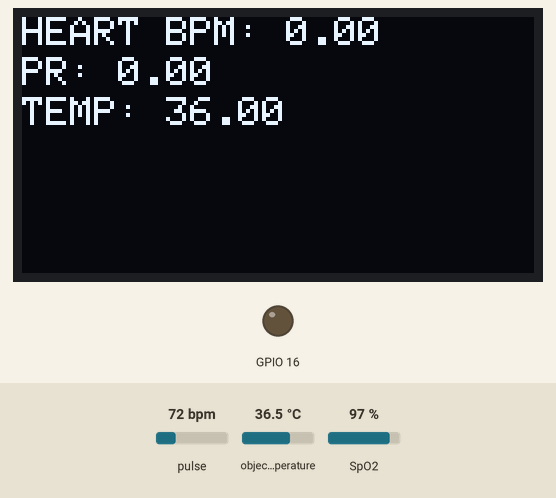
Bench run of a sketch on a simulated ESP8266 (NodeMCU). On the bench: 128×64 one-colour display, output pins drawn as LEDs (lit = HIGH). Inputs (shaded band) come from the test bench; at power-on: pulse 72 bpm, object temperature 36.5 °C, SpO2 97 %. WiFi joins after 1.5 s; servers stay silent unless stated; the display library's start-up logo is not drawn; what the sketch prints to the serial monitor is not drawn.

Above: at 5.3 s.
5.4 s: pulse set to 42 bpm
At 8.4 s:
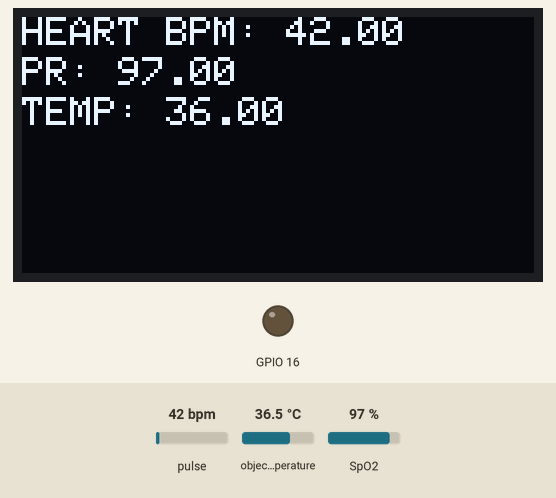
8.7 s: object temperature set to 20 °C
At 10.0 s:
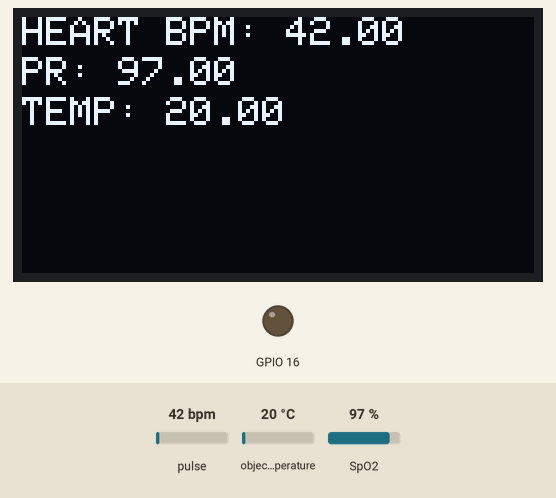
10.8 s: SpO2 set to 80 %
At 12.6 s:
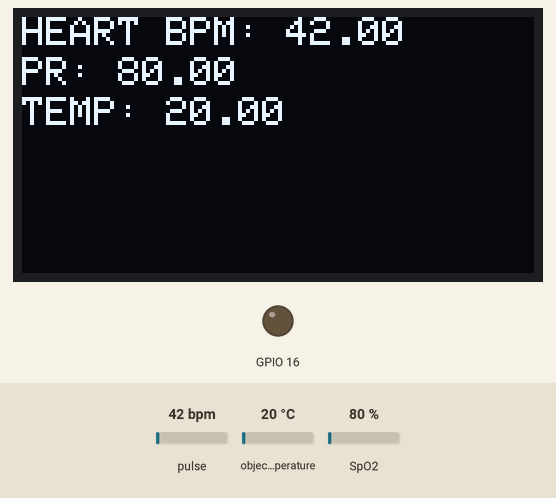
12.9 s: pulse set to 70 bpm
At 13.9 s:
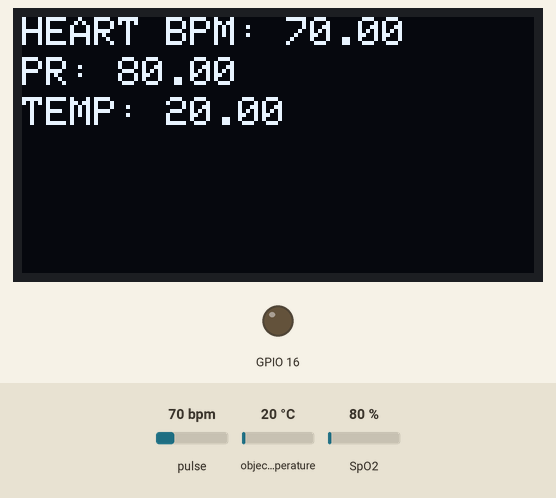
14.9 s: object temperature set to 26 °C
Timing chart, 0 to 17.9 s (numbered marks = the images above; inputs shaded):
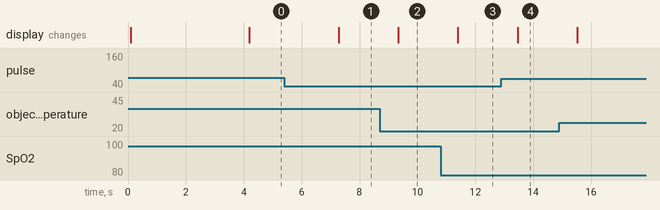

The sketch:

data2server.ino
```cpp
// Libraries We are using
#include "MAX30100_PulseOximeter.h"
#include <Wire.h>
#include <Adafruit_MLX90614.h>
#include <Adafruit_GFX.h>
#include <Adafruit_SSD1306.h>
#include <ESP8266WiFi.h>
#include <WiFiClient.h>
#include <ESP8266WebServer.h>
#include <ESP8266HTTPClient.h>
#include <ESP8266mDNS.h>
#include <SPI.h>

// declaring variable
float BPM, SpO2;
float temp;
/*Puting SSID & Password*/
const char* ssid = "ERROR404";  // Enter SSID here
const char* password = "qwerty1234";  //Enter Password here
Adafruit_MLX90614 mlx = Adafruit_MLX90614();
PulseOximeter pox;
uint32_t tsLastReport = 0;

ESP8266WebServer server(80);

#define REPORTING_PERIOD_MS     1000
#define SCREEN_WIDTH 128 // OLED display width, in pixels
#define SCREEN_HEIGHT 64 // OLED display height, in pixels
// Declaration for an SSD1306 display connected to I2C (SDA, SCL pins)
#define OLED_RESET     -1 // Reset pin # (or -1 if sharing Arduino reset pin)
#define SCREEN_ADDRESS 0x3C  ///< See datasheet for Address; 0x3D for 128x64, 0x3C for 128x32

Adafruit_SSD1306 display(SCREEN_WIDTH, SCREEN_HEIGHT, &Wire, OLED_RESET);

void setup()
{
  Serial.begin(115200);
  mlx.begin();
  pinMode(16, OUTPUT);
  delay(100);
  if(!display.begin(SSD1306_SWITCHCAPVCC, SCREEN_ADDRESS))
  {
    Serial.println(F("SSD1306 allocation failed"));
    for(;;); // Don't proceed, loop forever
  }
    display.display();
    delay(2000); // Pause for 2 seconds

  // Clear the buffer
  display.clearDisplay();
  display.setTextSize(1);
  display.setTextColor(1);
  display.setCursor(0, 0);
  Serial.print("Initializing pulse oximeter..");
  Serial.println("Connecting to ");
  Serial.println(ssid);
  //connect to your local wi-fi network
  WiFi.begin(ssid, password);
  //check wi-fi is connected to wi-fi network
  while (WiFi.status() != WL_CONNECTED)
  {
    delay(1000);
    Serial.print(".");
  }
  Serial.println("");
  Serial.println("WiFi connected..!");
  Serial.print("Got IP: ");  Serial.println(WiFi.localIP());
  server.on("/", handle_OnConnect);
  server.onNotFound(handle_NotFound);
  server.enableCORS(true);
  server.begin();
  Serial.println("server started");
  if (!pox.begin())
  {
    Serial.println("FAILED");
    for (;;);
  } else
  {
    Serial.println("SUCCESS");
  }
}
void loop()
{
  server.handleClient();
  pox.update();
  if (millis() - tsLastReport > REPORTING_PERIOD_MS)
  {
    BPM = round(pox.getHeartRate());
    SpO2 = round(pox.getSpO2());
    temp = round(mlx.readObjectTempC());
    Serial.print("BPM: ");
    Serial.println(BPM);
    Serial.print("SpO2: ");
    Serial.print(SpO2);
    Serial.println("%");
    Serial.print("Temperature ");
    Serial.print(temp);
    Serial.println("degree");
    Serial.println("*********************************");
    Serial.println();
    display.clearDisplay();
    display.setCursor(0,0);
    display.print("HEART BPM: ");
    display.println(BPM);;
    display.setCursor(0, 10);
    display.print("PR: ");
    display.print(SpO2);
    display.setCursor(0,20);
    display.print("TEMP: ");
    display.print(temp);
    display.display();
    tsLastReport = millis();
  }
}

void handle_OnConnect()
{
  String response = "{";
  response += "\"BPM\": \""+String(BPM)+"\"";
  response += ",\"SpO2\": \""+String(SpO2)+"\"";
  response += ",\"TEMPERATURE\": \""+String(temp)+"\"";
  response+="}";
  server.send(200, "text/json", response);
}

void handle_NotFound()
{
  server.send(404, "text/plain", "Not found");
}
```

Measured:
- after the input at 5.4 s, the display: changes after 1.9 s (image 1)
- after the input at 8.7 s, the display: changes after 0.64 s (image 2)
- after the input at 10.8 s, the display: changes after 0.60 s (image 3)
- after the input at 12.9 s, the display: changes after 0.56 s (image 4)
